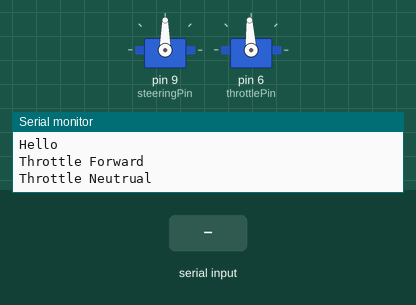
This sketch was run on a simulated Arduino Uno, built with avr-gcc and run on an emulated ATmega328P. Shown: 2 × servo, the last lines printed to the serial monitor. Inputs (shaded band) come from the test bench.

Above: at 1.1 s.
At 4.1 s:
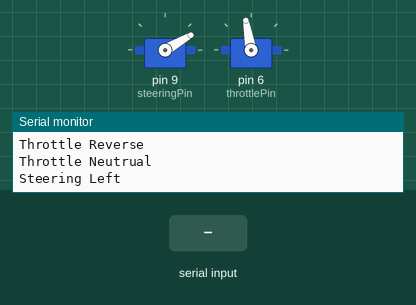
8.1 s: "1\n" received over Serial
At 9.8 s:
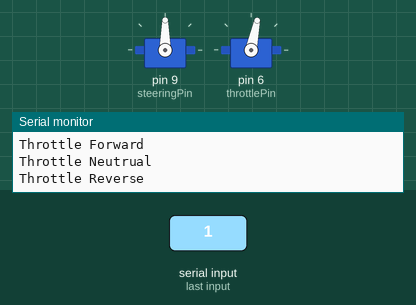
Timing chart, 0 to 21.5 s (numbered marks = the images above; inputs shaded):
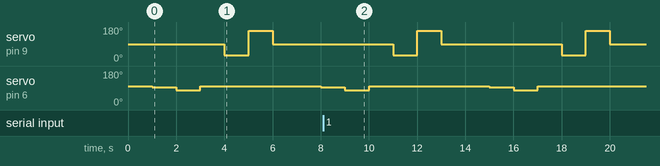

The sketch:

ServoTest.ino
```cpp
//Servo Test
//HardWare: Arduino Uno Wifi Rev 2,
//Serial Connection Required Run Serial Test Prior To This Test
//Wire Servos For the car and power car before use

#include "PrintsF.h"
#include "SerialF.h"
#include "ServoF.h"

void setup()
{
  initSerial();
  servoSetup();
  steeringSetup();
  throttleSetup();
  Hello();
}

void loop()
{
  Forward();
  throttleCurrent = throttleForward;
  throttleChange();
  delay(1000);

  Neutral();
  throttleCurrent = throttleCenter;
  throttleChange();
  delay(1000);

  Reverse();
  throttleCurrent = throttleReverse;
  throttleChange();
  delay(1000);

  Neutral();
  throttleCurrent = throttleForward;
  throttleChange();
  delay(1000);

  Left();
  steeringValue = 30;
  steeringChange();
  delay(1000);

  Right();
  steeringValue = 160;
  steeringChange();
  delay(1000);

  Center();
  steeringValue = 90;
  steeringChange();
  delay(1000);
}
```

PrintsF.h
```cpp
#ifndef SerialF_H
#define SeerialF_H
  int Hello(){
    Serial.println("Hello");
    return 1;
  }
  int Forward(){
    Serial.println("Throttle Forward");
    return 1;
  }
  int Reverse(){
    Serial.println("Throttle Reverse");
    return 1;
  }
  int Neutral(){
    Serial.println("Throttle Neutrual");
    return 1;
  }
  int Left(){
    Serial.println("Steering Left");
    return 1;
  }
  int Right(){
    Serial.println("Steering Right");
    return 1;
  }
  int Center(){
    Serial.println("Steering Center");
    return 1;
  }
#endif
```

SerialF.h
```cpp
#ifndef SerialF_H
#define SeerialF_H

void initSerial();
void serialEvent();

String inputString = "";
boolean stringComplete = false;

void initSerial()
{
  //Initialize serial and wait for port to open:
  Serial.begin(9600);
  while (!Serial) {;}
  inputString.reserve(1000);
}
void serialEvent()
{
  while (Serial.available()) {
    // get the new byte:

    char inChar = (char)Serial.read();
    // add it to the inputString:
    inputString += inChar;
    // if the incoming character is a newline, set a flag so the main loop can
    // do something about it:
    if (inChar == '\n') {
      stringComplete = true;
    }
    Serial.println(inputString);
    inputString = "";
    stringComplete = false;
  }
}
#endif
```

ServoF.h
```cpp
#ifndef ServoF_H
#define SevoF_H
#include <Servo.h>
#include "Vars.h"

//Classes
Servo throttleServo;
Servo steeringServo;

//SERVO
int servoSetup();         //F3
int steeringSetup();      //F4
int throttleSetup();      //F5
int throttleChange();     //F6
int steeringChange();     //F7

////SERVO FUNCTIONS
int servoSetup()//F3
{
  steeringSetup();
  throttleSetup();
  return 1;
}
int steeringSetup()//F4
{
  steeringServo.attach(steeringPin);
  steeringServo.write(steeringValue);
  return 1;
}
int throttleSetup()//F5
{
  throttleServo.attach(throttlePin);
  throttleServo.writeMicroseconds(throttleCurrent);
  return 1;
}
int throttleChange()//F6
{
  throttleServo.writeMicroseconds(throttleCurrent);
  return 1;
}
int steeringChange()//F7
{
  steeringServo.write(steeringValue);
  //server.println(steeringValue);
  return 1;
}

#endif
```

Vars.h
```cpp
#ifndef Vars_H
#define Vars_H
//Pin Numbers
int throttlePin = 6;//BLUE WIRE 3/28/19
int steeringPin = 9;//Orange Wire 3/29/19

//Servo
int throttleValue  = 0;
int steeringValue  = 90; //90 Is Center
int throttleReverse = 1350;
int throttleCenter = 1500;
int throttleForward = 1580;
int throttleCurrent = throttleCenter;

#endif
```
